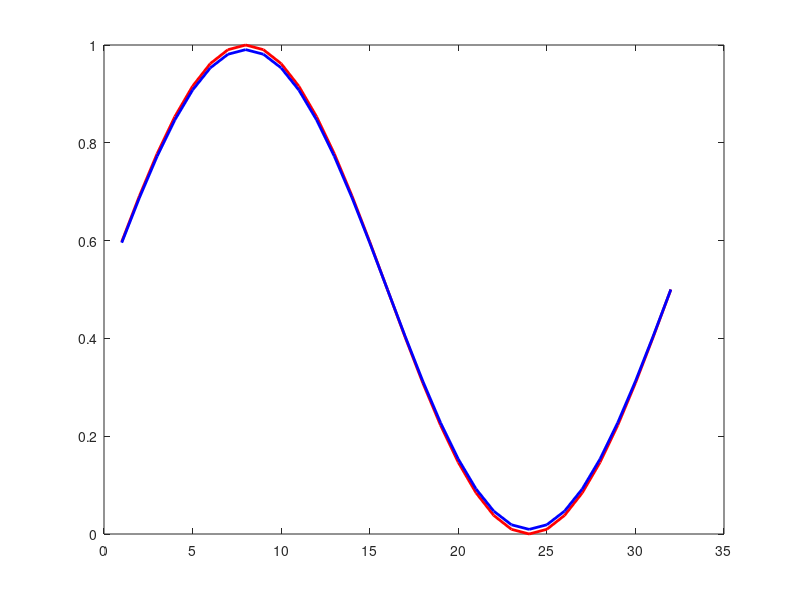

Write the MATLAB code that produced this figure.
% Solution to 1D Diffusion equation using Implicit technique.

M=1;
N=32;
dx=1.0;

c = zeros(1,N); 
for i=1:N
    c(i)=0.5*(1+sin(2*pi*M*i*dx/N));
end

plot(c, 'r', 'LineWidth', 2);
hold on

half_N=N/2;
%Fourier space discretization
delk=2*pi/N;
%Time step
dt=0.5;

for m=1:80
    c_hat=fft(c);
end

for i=1:N
    %PBC half N to include k=0 point in the fourier space
    if((i-1)<=half_N)
        k=(i-1)*delk;
    end
    if((i-1)>half_N)
        k=(i-1-N)*delk;
    end
    k_e=k^2;
    c_hat(i)=c_hat(i)/(1+k_e*dt);
end
c=real(ifft(c_hat));
%end
plot(c, 'b', 'LineWidth', 2);
